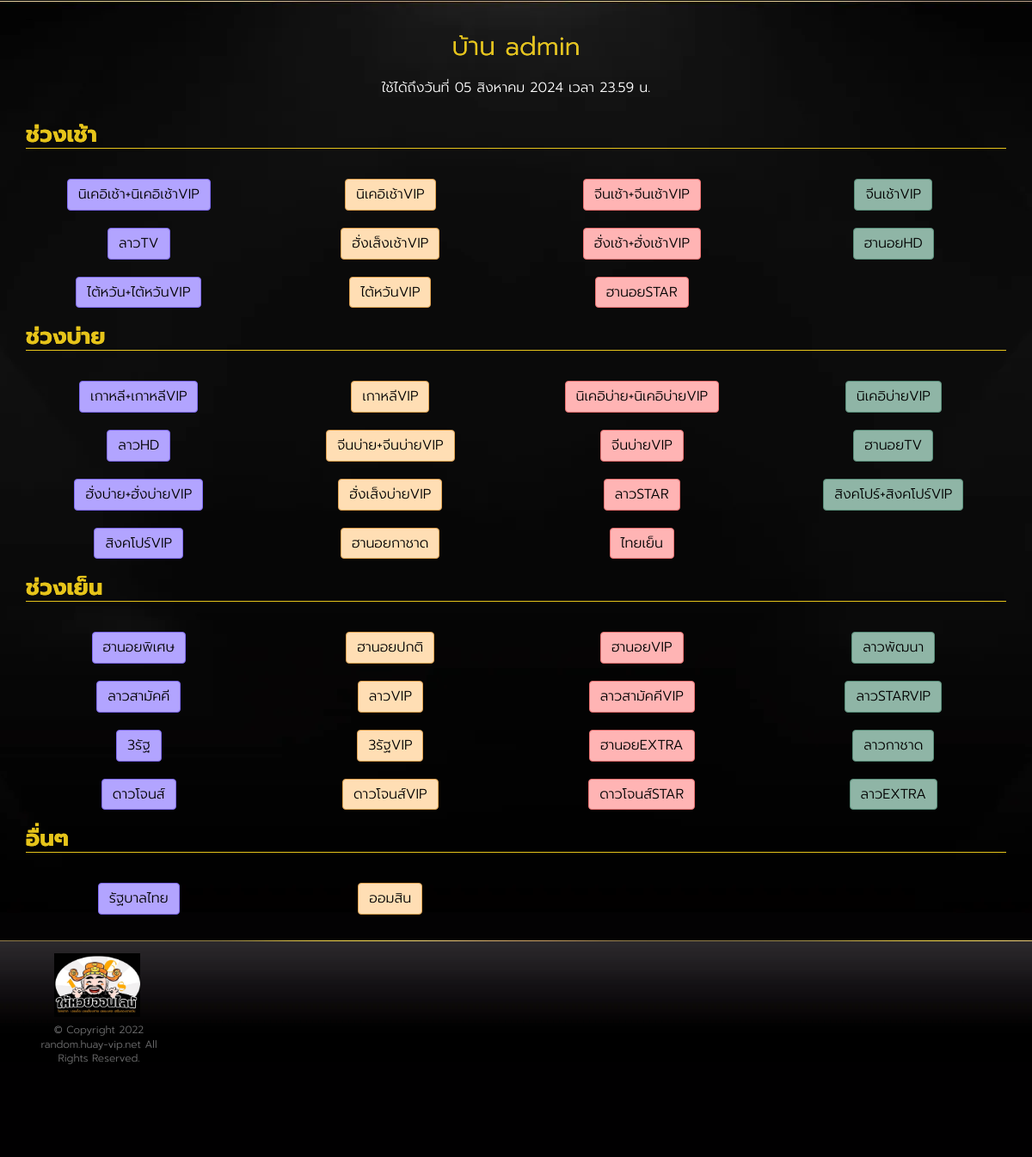
The page /admin on the database its author committed.
### huayrandom/models.py (models this page shows, shortened)
class ProfileModel(models.Model):
    user = models.OneToOneField(User, on_delete=models.CASCADE)
    house_name = models.CharField(default='None', max_length=255)
    usertype = models.CharField(default='random', max_length=255)
    status = models.BooleanField(default=True)
    expire_date = models.DateTimeField(null=True, blank=True)
    credit_shop = models.BooleanField(default=True)
    random_mode = models.CharField(default='random_any', max_length=255)

class HuayListModel(models.Model):
    short_name = models.CharField(default='None', max_length=255)
    full_name = models.CharField(default='None', max_length=255)
    page_name = models.CharField(default='None', max_length=255)
    time = models.TimeField()
    link = models.CharField(default='None', max_length=255)

### huayrandom/views.py (the view)
# urls.py: path('<str:username>', Home, name='home'),
def Home(request, username):
    context = {}
    context['username'] = username
    resultCheckExpire = CheckExpireDate(username)
    if resultCheckExpire == "ตัดสิทธิ์แล้ว":
        request.session['expire'] = 'ตัดสิทธิ์แล้ว'
    else:
        resultCheckExpire = ""
    try:
        userObject = User.objects.get(username=username)
        profileObject = ProfileModel.objects.get(user=userObject)
        day = profileObject.expire_date.strftime("%d")
        month = profileObject.expire_date.strftime("%m")
        year = profileObject.expire_date.strftime("%Y")
        thaiMonth = ConvertToThaiMonth(month)
        expireDateThai = "{} {} {}".format(day, thaiMonth, year)
        for x in range(0, 4):
            if x == 0:
                huayObject = HuayListModel.objects.filter(time="07:00:00")
            elif x == 1:
                huayObject = HuayListModel.objects.filter(time="13:00:00")
            elif x == 2:
                huayObject = HuayListModel.objects.filter(time="19:00:00")
            elif x == 3:
                huayObject = HuayListModel.objects.filter(time="20:00:00")
            huayShortNameList = []
            huayLinkList = []
            btnColorList = []
            i = 1
            listPurple = [1, 5, 9, 13, 17, 21, 25, 29]
            listOrange = [2, 6, 10, 14, 18, 22, 26, 30]
            listPink = [3, 7, 11, 15, 19, 23, 27, 31]
            listGreen = [4, 8, 12, 16, 20, 24, 28, 32]
            for item in huayObject:
                huayShortNameList.append(item.short_name)
                huayLinkList.append(item.link)
                if i in listPurple:
                    btnColorList.append('purple')
                elif i in listOrange:
                    btnColorList.append('orange')
                elif i in listPink:
                    btnColorList.append('pink')
                elif i in listGreen:
                    btnColorList.append('green')
                i += 1
            if x == 0:
                zipDataForLoopMorning = zip(
                    huayShortNameList, huayLinkList, btnColorList)
            elif x == 1:
                zipDataForLoopAfternoon = zip(
                    huayShortNameList, huayLinkList, btnColorList)
            elif x == 2:
                zipDataForLoopEvening = zip(
                    huayShortNameList, huayLinkList, btnColorList)
            elif x == 3:
                zipDataForLoopOther = zip(
                    huayShortNameList, huayLinkList, btnColorList)
        context['houseNameThai'] = profileObject.house_name
        context['expireDateThai'] = expireDateThai
        context['zipDataForLoopMorning'] = zipDataForLoopMorning
        context['zipDataForLoopAfternoon'] = zipDataForLoopAfternoon
        context['zipDataForLoopEvening'] = zipDataForLoopEvening
        context['zipDataForLoopOther'] = zipDataForLoopOther
        if 'expire' in request.session:
            context['expire'] = request.session['expire']
            context['username'] = username
            request.session['expire'] = ''  # clear stuck error in session
        return render(request, 'index.html', context)
    except:
        request.session['error'] = 'ไม่มีบ้านดังกล่าว'
        return redirect('index')

### huayrandom/views.py (called while the page is built)
def ConvertToThaiMonth(month):
    if month == '01':
        thaiMonth = 'มกราคม'
    elif month == '02':
        thaiMonth = 'กุมภาพันธ์'
    elif month == '03':
        thaiMonth = 'มีนาคม'
    elif month == '04':
        thaiMonth = 'เมษายน'
    elif month == '05':
        thaiMonth = 'พฤษภาคม'
    elif month == '06':
        thaiMonth = 'มิถุนายน'
    elif month == '07':
        thaiMonth = 'กรกฎาคม'
    elif month == '08':
        thaiMonth = 'สิงหาคม'
    elif month == '09':
        thaiMonth = 'กันยายน'
    elif month == '10':
        thaiMonth = 'ตุลาคม'
    elif month == '11':
        thaiMonth = 'พฤศจิกายน'
    elif month == '12':
        thaiMonth = 'ธันวาคม'
    return thaiMonth

def CheckExpireDate(username):
    try:
        userObject = User.objects.get(username=username)
        profileObject = ProfileModel.objects.get(user=userObject)
        expireDate = profileObject.expire_date
        expireDateNewFormat = expireDate.strftime("%Y%m%d%H%M")
        timeNow = datetime.now() + relativedelta(hours=7)
        currentTime = timeNow.strftime("%Y%m%d%H%M")
        if currentTime >= expireDateNewFormat:
            return "ตัดสิทธิ์แล้ว"
    except:
        pass

### huayrandom/templates/index.html (shortened to what this page needs)
{% extends 'component/layout.html' %}
{%block content%}
<div class="wrap">
  <section class="slot-home-body">
    <div class="container">
      <div>
        <h1 class="black-font">โปรแกรมสุ่มหวย</h1>
        <div class="shine-text font-size-30 text-center">บ้าน {{houseNameThai}}</div>
        <p class="text-center">ใช้ได้ถึงวันที่ {{expireDateThai}} เวลา 23.59 น.</p>
      </div>
      <div class="row">
        <div class="col-md-12">
          <div class="top-slot-list">
            <div class="row">
              <div class="col-xs-12">
              <h2 class="title shine-text underline">ช่วงเช้า</h2>
              </div>
              {%for item1,item2,item3 in zipDataForLoopMorning%}
              <div class="col-lg-3 col-md-3 col-sm-3 col-xs-6 mt-5">
                <a href="/result/{{username}}/{{item2}}" class="btn btn-{{item3}}">{{item1}}</a>
              </div>
              {%endfor%}
            </div>
            <div class="row">
              <div class="col-xs-12">
              <h2 class="title shine-text underline">ช่วงบ่าย</h2>
              </div>
              {%for item1,item2,item3 in zipDataForLoopAfternoon%}
              <div class="col-lg-3 col-md-3 col-sm-3 col-xs-6 mt-5">
                <a href="/result/{{username}}/{{item2}}" class="btn btn-{{item3}}">{{item1}}</a>
              </div>
              {%endfor%}
            </div>
            <div class="row">
              <div class="col-xs-12">
              <h2 class="title shine-text underline">ช่วงเย็น</h2>
              </div>
              {%for item1,item2,item3 in zipDataForLoopEvening%}
              <div class="col-lg-3 col-md-3 col-sm-3 col-xs-6 mt-5">
                <a href="/result/{{username}}/{{item2}}" class="btn btn-{{item3}}">{{item1}}</a>
              </div>
              {%endfor%}
            </div>
            <div class="row">
              <div class="col-xs-12">
              <h2 class="title shine-text underline">อื่นๆ</h2>
              </div>
              {%for item1,item2,item3 in zipDataForLoopOther%}
              <div class="col-lg-3 col-md-3 col-sm-3 col-xs-6 mt-5">
                <a href="/result/{{username}}/{{item2}}" class="btn btn-{{item3}}">{{item1}}</a>
              </div>
              {%endfor%}
            </div>
          </div>
        </div>
      </div>
    </div>
  </section>
</div>
{%endblock content%}

### static/assets/css/style.css (style rules this page uses)
body { background: #030203; color: #fff; font-family: 'Prompt-Light'; font-size: 21px; }
h1, h2, h3 { color: #e6c41a; font-family: 'Prompt' }
h2.title, h3.title { font-size: 26px; border-bottom: 1px solid #e6c41a }
a { color: #fff; -moz-transition: ease .3s; -o-transition: ease .3s; -webkit-transition: ease .3s; transition: ease .3s }
p { font-family: Helvetica, Arial, sans-sarif; font-size: 16px; line-height: 1.4 }
.wrap { background: url("/static/images/background/bkg_livecasino.webp") top center no-repeat; padding-top: 1px }
.shine-text { background: linear-gradient(to right, #e6c41a 20%, #ffffff 40%, #ffffff 60%, #e6c41a 80%); background-size: 200% auto; color: #e6c41a; background-clip: text; text-fill-color: transparent; -webkit-background-clip: text; animation: shine 2s linear infinite; margin-bottom: 15px }
.btn { font-size: 22px }

### static/assets/css/style-custom.css (style rules this page uses)
body { font-family: "Prompt-Light" !important; font-size: 10px; background-image: url("/static/images/background/bdg.webp"); }
.black-font { color:black; font-size: 1px; }
.btn-purple { color:#000; background-color: #B2A4FF; border-color:#7f6bf5; }
.btn-pink { color:#000; background-color: #FFB4B4; border-color:#ee7272; }
.btn-orange { color:#000; background-color: #FFDEB4; border-color:#e1a250; }
.btn-green { color:#000; background-color: #8fb5a6; border-color:#5A8F7B; }
p { font-family: "Prompt-Light", sans-serif !important; }
.mt-5 { margin-top: 20px; }
.btn { font-size: 16px; }
.font-size-30 { font-size: 30px !important; }
.row .col-lg-3, .row .col-md-4, .row .col-sm-6 { justify-content: center; display: flex; }

### rows shown on the page
ProfileModel: house_name "admin"
HuayListModel: zipDataForLoopMorning "นิเคอิเช้า+นิเคอิเช้าVIP"
HuayListModel: zipDataForLoopMorning "นิเคอิเช้าVIP"
HuayListModel: zipDataForLoopMorning "จีนเช้า+จีนเช้าVIP"
HuayListModel: zipDataForLoopMorning "จีนเช้าVIP"
HuayListModel: zipDataForLoopMorning "ลาวTV"
HuayListModel: zipDataForLoopMorning "ฮั่งเส็งเช้าVIP"
HuayListModel: zipDataForLoopMorning "ฮั่งเช้า+ฮั่งเช้าVIP"
HuayListModel: zipDataForLoopMorning "ฮานอยHD"
HuayListModel: zipDataForLoopMorning "ไต้หวัน+ไต้หวันVIP"
HuayListModel: zipDataForLoopMorning "ไต้หวันVIP"
HuayListModel: zipDataForLoopMorning "ฮานอยSTAR"
HuayListModel: zipDataForLoopAfternoon "เกาหลี+เกาหลีVIP"
HuayListModel: zipDataForLoopAfternoon "เกาหลีVIP"
HuayListModel: zipDataForLoopAfternoon "นิเคอิบ่าย+นิเคอิบ่ายVIP"
HuayListModel: zipDataForLoopAfternoon "นิเคอิบ่ายVIP"
HuayListModel: zipDataForLoopAfternoon "ลาวHD"
HuayListModel: zipDataForLoopAfternoon "จีนบ่าย+จีนบ่ายVIP"
HuayListModel: zipDataForLoopAfternoon "จีนบ่ายVIP"
HuayListModel: zipDataForLoopAfternoon "ฮานอยTV"
HuayListModel: zipDataForLoopAfternoon "ฮั่งบ่าย+ฮั่งบ่ายVIP"
HuayListModel: zipDataForLoopAfternoon "ฮั่งเส็งบ่ายVIP"
HuayListModel: zipDataForLoopAfternoon "ลาวSTAR"
HuayListModel: zipDataForLoopAfternoon "สิงคโปร์+สิงคโปร์VIP"
HuayListModel: zipDataForLoopAfternoon "สิงคโปร์VIP"
HuayListModel: zipDataForLoopAfternoon "ฮานอยกาชาด"
HuayListModel: zipDataForLoopAfternoon "ไทยเย็น"
HuayListModel: zipDataForLoopEvening "ฮานอยพิเศษ"
HuayListModel: zipDataForLoopEvening "ฮานอยปกติ"
HuayListModel: zipDataForLoopEvening "ฮานอยVIP"
HuayListModel: zipDataForLoopEvening "ลาวพัฒนา"
HuayListModel: zipDataForLoopEvening "ลาวสามัคคี"
HuayListModel: zipDataForLoopEvening "ลาวVIP"
HuayListModel: zipDataForLoopEvening "ลาวสามัคคีVIP"
HuayListModel: zipDataForLoopEvening "ลาวSTARVIP"
HuayListModel: zipDataForLoopEvening "3รัฐ"
HuayListModel: zipDataForLoopEvening "3รัฐVIP"
HuayListModel: zipDataForLoopEvening "ฮานอยEXTRA"
HuayListModel: zipDataForLoopEvening "ลาวกาชาด"
HuayListModel: zipDataForLoopEvening "ดาวโจนส์"
HuayListModel: zipDataForLoopEvening "ดาวโจนส์VIP"
HuayListModel: zipDataForLoopEvening "ดาวโจนส์STAR"
HuayListModel: zipDataForLoopEvening "ลาวEXTRA"
HuayListModel: zipDataForLoopOther "รัฐบาลไทย"
HuayListModel: zipDataForLoopOther "ออมสิน"

### other values the page prints
{{ expireDateThai }} "05 สิงหาคม 2024"
